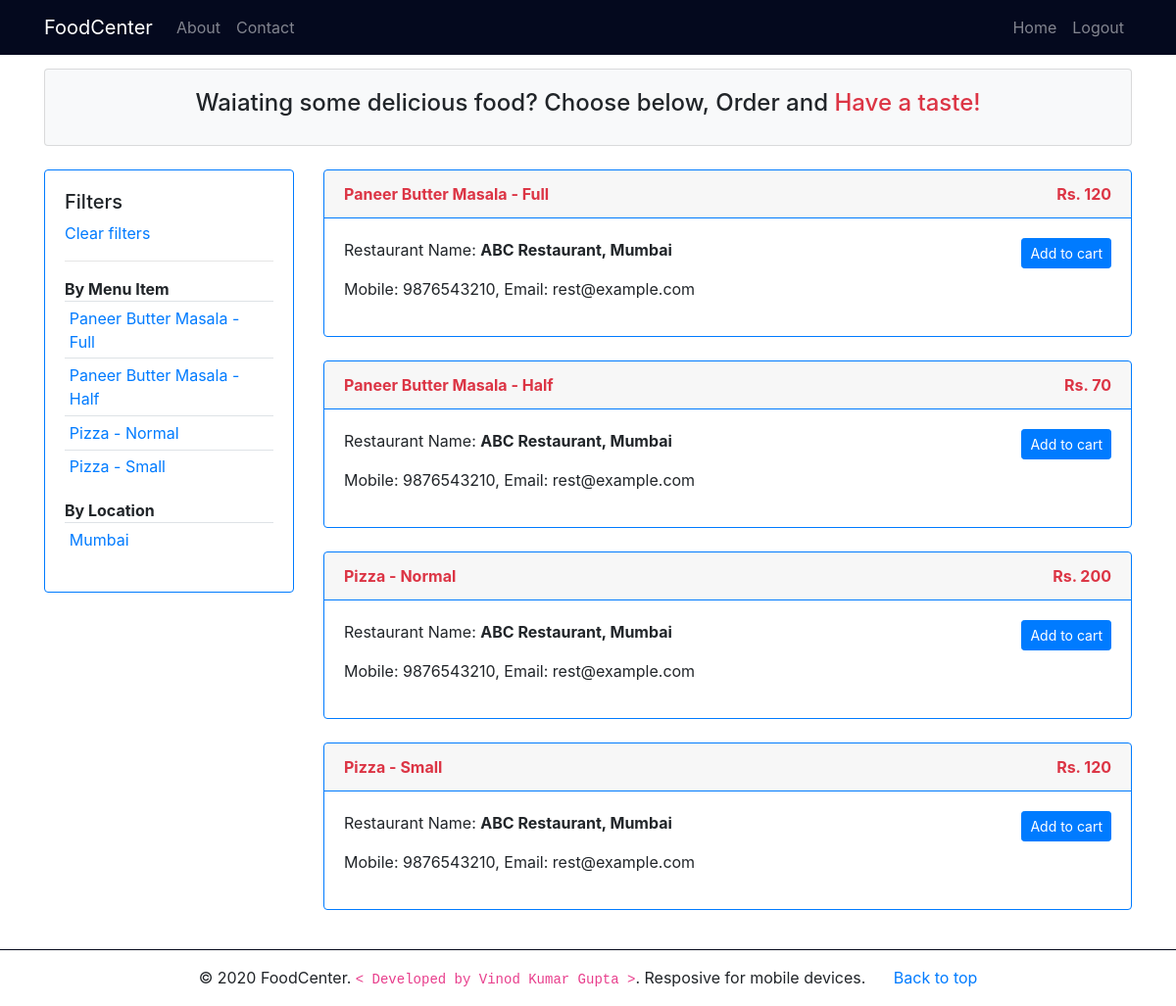
/products.php (signed in), run on the app's committed database.
### tables this page shows
CREATE TABLE `menu_items` (
  `item_id` int(11) NOT NULL,
  `rest_id` int(11) NOT NULL,
  `item_name` varchar(30) NOT NULL,
  `item_price` float NOT NULL
);

CREATE TABLE `restaurants` (
  `rest_id` int(11) NOT NULL,
  `rest_name` varchar(100) NOT NULL,
  `rest_mobile` varchar(15) NOT NULL,
  `rest_email` varchar(50) NOT NULL,
  `rest_addr` varchar(200) NOT NULL,
  `rest_city` varchar(50) NOT NULL,
  `rest_password_hash` varchar(50) NOT NULL
);

### products.php (the view, shortened to what this page needs)
<?php
include_once('includes/db_con.php');
if(isset($_GET['city'])){
    $city = filter_input(INPUT_GET, "city", FILTER_SANITIZE_STRING);
    $stmt = $con->prepare("Select * from menu_items m,restaurants r where r.rest_city = ?");
    $stmt->bind_param("s",$city);
} elseif(isset($_GET['item_name'])){
    $item_name = filter_input(INPUT_GET, "item_name", FILTER_SANITIZE_STRING);
    $stmt = $con->prepare("Select * from menu_items m,restaurants r where m.item_name = ?");
    $stmt->bind_param("s",$item_name);
} else {
    $stmt = $con->prepare("Select * from menu_items, restaurants");
}
if($stmt->execute()){
    $result = $stmt->get_result();
} else {
    die("Unknown Error!");
}
?>
<!DOCTYPE html>
<html>
<head>
    <link rel="stylesheet" href="css/bootstrap.min.css">
    <link rel="stylesheet" href="css/font-awesome.min.css">
    <link rel="stylesheet" href="css/custom.css">
</head>
<body>
    <?php include('includes/header.php'); ?>
    <section class="container">
        <div class="card bg-light">
            <div class="card-body">
                <h4 class="text-center">Waiating some delicious food? Choose below, Order and <span
                        class="text-danger">Have a taste!</span></h4>
            </div>
        </div>
        <br>
        <div class="row">
            <div class="col-md-3">
                <div class="card border-primary">
                    <div class="card-body">
                        <h5>Filters</h5>
                        <a href="products.php" class="d-block">Clear filters</a>
                        <hr>
                        <b>By Menu Item</b>
                        <table class="table table-sm">
                            <tbody>
                                <?php
                        $stmt1 = $con->prepare("Select distinct(item_name) from menu_items");
                        if($stmt1->execute()){
                            $result1 = $stmt1->get_result();
                            while($row1 = $result1->fetch_assoc()){ ?>
                                <tr>
                                    <td><?php echo '<a href="products.php?item_name='.$row1['item_name'].'">'.$row1['item_name'].'</a>'; ?>
                                    </td>
                                </tr>
                                <?php }
                        }
                        ?>
                            </tbody>
                        </table>
                        <b>By Location</b>
                        <table class="table table-sm">
                            <tbody>
                                <?php
                        $stmt2 = $con->prepare("Select distinct(rest_city) from restaurants");
                        if($stmt2->execute()){
                            $result2 = $stmt2->get_result();
                            while($row2 = $result2->fetch_assoc()){ ?>
                                <tr>
                                    <td><?php echo '<a href="products.php?city='.$row2['rest_city'].'">'.$row2['rest_city'].'</a>'; ?>
                                    </td>
                                </tr>
                                <?php }
                        }
                        ?>
                            </tbody>
                        </table>
                    </div>
                </div>
            </div>
            <div class="col-md-9">
                <?php
                if($result->num_rows == 0){
                    echo "No Items :(";
                } else {
                    while($row = $result->fetch_assoc()){ ?>
                <div class="card border-primary">
                    <div class="card-header border-primary text-danger">
                        <b>
                            <?php echo $row['item_name']; ?>
                            <span class="float-right">
                                <?php echo "Rs. ".$row['item_price']; ?>
                            </span>
                        </b>
                    </div>
                    <div class="card-body">
                        <div class="float-left">
                            <p>Restaurant Name: <b><?php echo $row['rest_name'].", ".$row['rest_city']; ?></b></p>
                            <p>
                                Mobile: <?php echo $row['rest_mobile']; ?>,
                                Email: <?php echo $row['rest_email']; ?>
                            </p>
                        </div>
                        <div class="float-right">
                            <?php if(isset($_SESSION['cust_email'])){
                                $stmt3 = $con->prepare("Select cust_id from customers where cust_email = ?");
                                $stmt3->bind_param("s",$_SESSION['cust_email']);
                                if($stmt3->execute()){
                                    $result3 = $stmt3->get_result();
                                    $row3 = $result3->fetch_assoc();
                                }
                            echo '<a href="add_to_cart.php?item_id='.$row['item_id'].'&ordered_by='.$row3['cust_id'].'&quantity=1&ordered_from='.$row['rest_id'].'"
                                class="btn btn-sm btn-primary">Add to cart </a>';
                             } else { ?>
                            <a href="customer_login.php?type=primary&msg=Login to continue"
                                class="btn btn-sm btn-primary">Add to cart </a>
                            <?php } ?>
                        </div>
                    </div>
                </div>
                <br>
                <?php }}?>
            </div>
        </div>
    </section>
    <?php include('includes/footer.php'); ?>
</body>
</html>

### css/custom.css (style rules this page uses)
:root { --danger: #dc3545; }
body { margin-top: 70px; }

### data on the page
menu_items: item_name "Paneer Butter Masala - Full", item_price "120", rest.rest_name "ABC Restaurant", rest.rest_city "Mumbai", rest.rest_mobile "9876543210", rest.rest_email "rest@example.com"
menu_items: item_name "Paneer Butter Masala - Half", item_price "70", rest.rest_name "ABC Restaurant", rest.rest_city "Mumbai", rest.rest_mobile "9876543210", rest.rest_email "rest@example.com"
menu_items: item_name "Pizza - Normal", item_price "200", rest.rest_name "ABC Restaurant", rest.rest_city "Mumbai", rest.rest_mobile "9876543210", rest.rest_email "rest@example.com"
menu_items: item_name "Pizza - Small", item_price "120", rest.rest_name "ABC Restaurant", rest.rest_city "Mumbai", rest.rest_mobile "9876543210", rest.rest_email "rest@example.com"

### other printed values
$row1['item_name'] "Paneer Butter Masala - Full"
$row1['item_name'] "Paneer Butter Masala - Half"
$row1['item_name'] "Pizza - Normal"
$row1['item_name'] "Pizza - Small"
$row2['rest_city'] "Mumbai"
